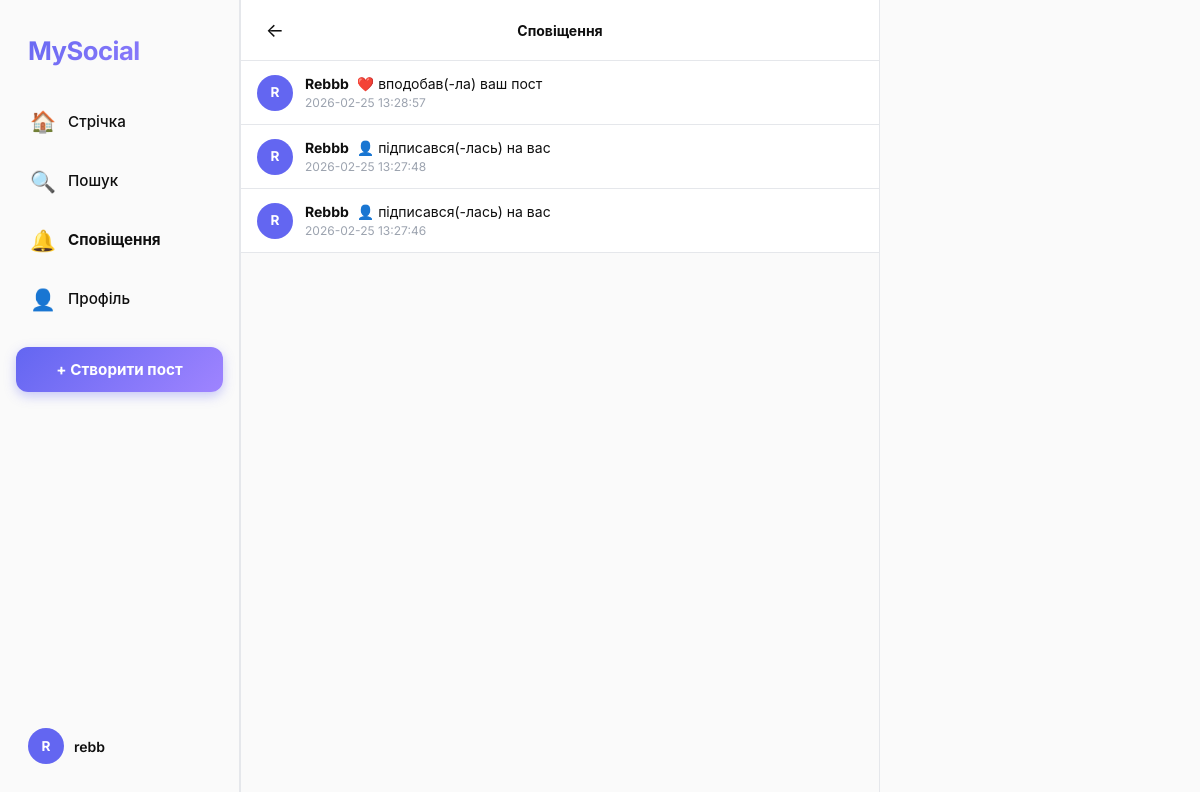
The app's page /notifications (signed in) with its own data.
### tables this page shows
CREATE TABLE notifications (
                id INTEGER PRIMARY KEY AUTOINCREMENT,
                user_id INTEGER NOT NULL,
                from_user_id INTEGER NOT NULL,
                type TEXT NOT NULL,
                post_id INTEGER,
                is_read INTEGER DEFAULT 0,
                created_at TIMESTAMP DEFAULT CURRENT_TIMESTAMP,
                FOREIGN KEY (user_id) REFERENCES users(id) ON DELETE CASCADE,
                FOREIGN KEY (from_user_id) REFERENCES users(id) ON DELETE CASCADE
            );

CREATE TABLE users (
                id INTEGER PRIMARY KEY AUTOINCREMENT,
                username TEXT UNIQUE NOT NULL,
                password_hash TEXT NOT NULL,
                bio TEXT DEFAULT '',
                avatar_color TEXT DEFAULT '#6366f1',
                accent_color TEXT DEFAULT '#6366f1',
                theme TEXT DEFAULT 'light',
                created_at TIMESTAMP DEFAULT CURRENT_TIMESTAMP
            );

### routes/notifications.py (the view)
@notif_bp.route('/notifications')
@login_required
def notifications():
    db = get_db()
    uid = session['user_id']
    notifs = db.execute('''
        SELECT n.*, u.username, u.avatar_color
        FROM notifications n
        JOIN users u ON n.from_user_id = u.id
        WHERE n.user_id = ?
        ORDER BY n.created_at DESC
        LIMIT 50
    ''', (uid,)).fetchall()
    db.execute('UPDATE notifications SET is_read=1 WHERE user_id=?', (uid,))
    db.commit()
    return render_template('notifications.html', notifications=notifs)

### database.py (called while the page is built)
def get_db():
    db = getattr(g, '_database', None)
    if db is None:
        db = g._database = sqlite3.connect(DATABASE)
        db.row_factory = sqlite3.Row
        db.execute("PRAGMA foreign_keys = ON")
    return db

def close_connection(exception):
    db = getattr(g, '_database', None)
    if db is not None:
        db.close()

### routes/notifications.py (called while the page is built)
def login_required(f):
    from functools import wraps
    @wraps(f)
    def decorated(*args, **kwargs):
        if 'user_id' not in session:
            return redirect(url_for('auth.login'))
        return f(*args, **kwargs)
    return decorated

### templates/notifications.html (shortened to what this page needs)
{% extends 'base.html' %}
{% block body %}
<div class="app-container">
  <aside class="sidebar-left">
    <div class="sidebar-logo">MySocial</div>
    <a href="/" class="nav-item"><span class="nav-icon">🏠</span> Стрічка</a>
    <a href="/search" class="nav-item"><span class="nav-icon">🔍</span> Пошук</a>
    <a href="/notifications" class="nav-item active"><span class="nav-icon">🔔</span> Сповіщення</a>
    <a href="/profile/{{ session.username }}" class="nav-item"><span class="nav-icon">👤</span> Профіль</a>
    <button class="sidebar-post-btn" onclick="openModal('modal-post')">+ Створити пост</button>
    <a href="/profile/{{ session.username }}" class="sidebar-user">
      <div class="avatar avatar-sm" style="background:{{ session.get('accent','#6366f1') }}">{{ session.username[0].upper() }}</div>
      <div class="sidebar-user-info"><div class="sidebar-username">{{ session.username }}</div></div>
    </a>
  </aside>
  <main class="main-feed">
    <div class="top-bar">
      <a href="/" class="icon-btn">←</a>
      <div style="font-weight:700;">Сповіщення</div>
    </div>
    {% for notif in notifications %}
      <div class="notif-item {% if not notif.is_read %}unread{% endif %}">
        <a href="/profile/{{ notif.username }}">
          <div class="avatar avatar-sm" style="background:{{ notif.avatar_color }}">
            {{ notif.username[0].upper() }}
          </div>
        </a>
        <div class="notif-text">
          <a href="/profile/{{ notif.username }}" style="font-weight:700;">{{ notif.username }}</a>
          {% if notif.type == 'like' %}
            &nbsp;❤️ вподобав(-ла) ваш пост
          {% elif notif.type == 'comment' %}
            &nbsp;💬 прокоментував(-ла) ваш пост
          {% elif notif.type == 'follow' %}
            &nbsp;👤 підписався(-лась) на вас
          {% endif %}
          <div class="notif-time">{{ notif.created_at }}</div>
        </div>
      </div>
    {% endfor %}
  </main>
  <aside class="sidebar-right"></aside>
</div>
{% endblock %}

### static/css/main.css (style rules this page uses)
:root { --accent: #6366f1; --accent-2: #a855f7; --accent-grad: linear-gradient(135deg, var(--accent), var(--accent-2)); --bg: #fafafa; --bg-2: #ffffff; --bg-3: #f3f4f6; --border: #e5e7eb; --border-2: #d1d5db; --text-1: #0f0f0f; --text-2: #6b7280; --text-3: #9ca3af; --shadow: 0 1px 3px rgba(0,0,0,0.08), 0 1px 2px rgba(0,0,0,0.04); --shadow-md: 0 4px 16px rgba(0,0,0,0.10); --shadow-lg: 0 20px 60px rgba(0,0,0,0.15); --nav-blur: rgba(255,255,255,0.92); }
*, *::before, *::after { box-sizing: border-box; margin: 0; padding: 0; }
html { scroll-behavior: smooth; }
body { font-family: 'Inter', -apple-system, sans-serif; background: var(--bg); color: var(--text-1); min-height: 100vh; font-size: 14px; line-height: 1.5; transition: background 0.3s, color 0.3s; padding-bottom: 70px; }
a { text-decoration: none; color: inherit; }
button { cursor: pointer; font-family: inherit; }
.app-container { max-width: 470px; margin: 0 auto; }
@media (min-width: 960px) { body { padding-bottom: 0; padding-top: 0; } }
@media (min-width: 960px) { .app-container { max-width: 1200px; display: grid; grid-template-columns: 240px 1fr 320px; gap: 0; align-items: start; min-height: 100vh; } }
@media (min-width: 960px) { .sidebar-left { position: sticky; top: 0; height: 100vh; } }
@media (min-width: 960px) { .main-feed { border-left: 1px solid var(--border); border-right: 1px solid var(--border); min-height: 100vh; } }
@media (min-width: 960px) { .sidebar-right { position: sticky; top: 0; height: 100vh; padding: 24px 16px; } }
@media (min-width: 960px) { .top-bar { display: none; } }
.top-bar { position: sticky; top: 0; z-index: 100; background: var(--nav-blur); backdrop-filter: blur(16px); -webkit-backdrop-filter: blur(16px); border-bottom: 1px solid var(--border); padding: 12px 16px; display: flex; align-items: center; justify-content: space-between; }
.icon-btn { width: 36px; height: 36px; display: flex; align-items: center; justify-content: center; border: none; background: transparent; color: var(--text-1); border-radius: 50%; font-size: 1.2rem; transition: background 0.15s; position: relative; }
.sidebar-left { padding: 24px 16px; display: flex; flex-direction: column; border-right: 1px solid var(--border); }
.sidebar-logo { font-size: 1.6rem; font-weight: 700; letter-spacing: -0.5px; background: var(--accent-grad); -webkit-background-clip: text; -webkit-text-fill-color: transparent; background-clip: text; padding: 8px 12px; margin-bottom: 16px; }
.nav-item { display: flex; align-items: center; gap: 14px; padding: 12px 14px; border-radius: 12px; color: var(--text-1); font-weight: 500; font-size: 0.95rem; transition: background 0.15s, color 0.15s; margin-bottom: 4px; position: relative; }
.nav-item.active { font-weight: 700; }
.nav-item .nav-icon { font-size: 1.3rem; width: 24px; text-align: center; }
.sidebar-post-btn { margin-top: 16px; width: 100%; padding: 13px; border: none; border-radius: 12px; background: var(--accent-grad); color: white; font-weight: 700; font-size: 0.95rem; transition: opacity 0.2s, transform 0.2s; box-shadow: 0 4px 12px rgba(99,102,241,0.35); }
.sidebar-user { margin-top: auto; padding: 12px; display: flex; align-items: center; gap: 10px; border-radius: 12px; transition: background 0.15s; }
.sidebar-user-info { flex: 1; min-width: 0; }
.sidebar-username { font-weight: 600; font-size: 0.875rem; }
.avatar { border-radius: 50%; display: flex; align-items: center; justify-content: center; font-weight: 700; color: white; flex-shrink: 0; background: var(--accent-grad); text-transform: uppercase; }
.avatar-sm { width: 36px; height: 36px; font-size: 0.85rem; }
.notif-item { display: flex; align-items: center; gap: 12px; padding: 12px 16px; border-bottom: 1px solid var(--border); background: var(--bg-2); transition: background 0.15s; }
.notif-text { flex: 1; font-size: 0.875rem; line-height: 1.5; }
.notif-time { font-size: 0.75rem; color: var(--text-3); }

### records on screen
notifications: username "R", username "Rebbb", type "❤️ вподобав(-ла) ваш пост", created_at "2026-02-25 13:28:57"
notifications: username "R", username "Rebbb", type "👤 підписався(-лась) на вас", created_at "2026-02-25 13:27:48"
notifications: username "R", username "Rebbb", type "👤 підписався(-лась) на вас", created_at "2026-02-25 13:27:46"

### other values on screen
{{ session.username[0].upper() }} "R"
{{ session.username }} "rebb"
